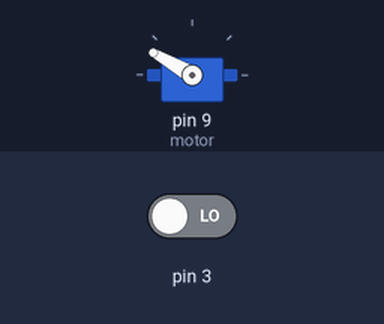
Simulated run of this sketch. Board: Arduino Uno, built with avr-gcc and run on an emulated ATmega328P. On the bench: servo. The test bench sets the inputs (shaded band); at power-on: pin 3 LOW.

Above: at 1.2 s.
1.3 s: pin 3 driven HIGH
At 2.5 s:
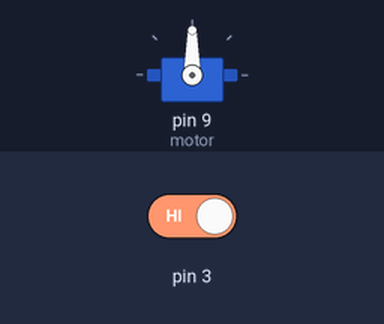
2.8 s: pin 3 driven LOW
At 4.9 s:
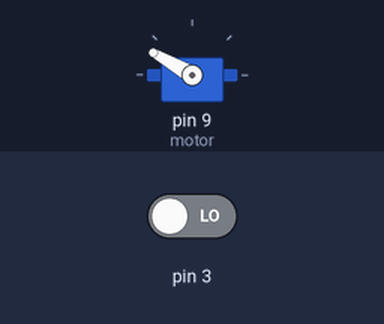
Timing chart, 0 to 6.4 s (numbered marks = the images above; inputs shaded):
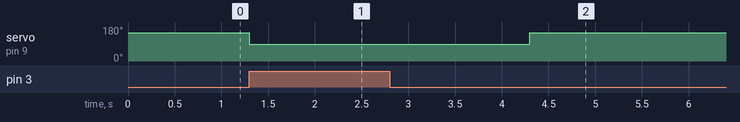

Measured:
- after the input at 1.3 s, servo on pin 9 (motor): 150° → 90° at once
- after the input at 2.8 s, servo on pin 9 (motor): 90° → 150° after 1.5 s

The sketch:

IOT_Code.ino
```cpp
#include<Servo.h>
Servo motor;

int p=150;


void setup() {
  // put your setup code here, to run once:
  pinMode(3, INPUT);
  Serial.begin(9600);
  pinMode(9, OUTPUT);
  motor.attach(9);

}

void loop() {
  // put your main code here, to run repeatedly:
  motor.write(p);

  if(digitalRead(3) == HIGH){
    p = 90;
    motor.write(p);
    delay(3000);
  }else{
    p=150;
    motor.write(p);
  }

}
```
